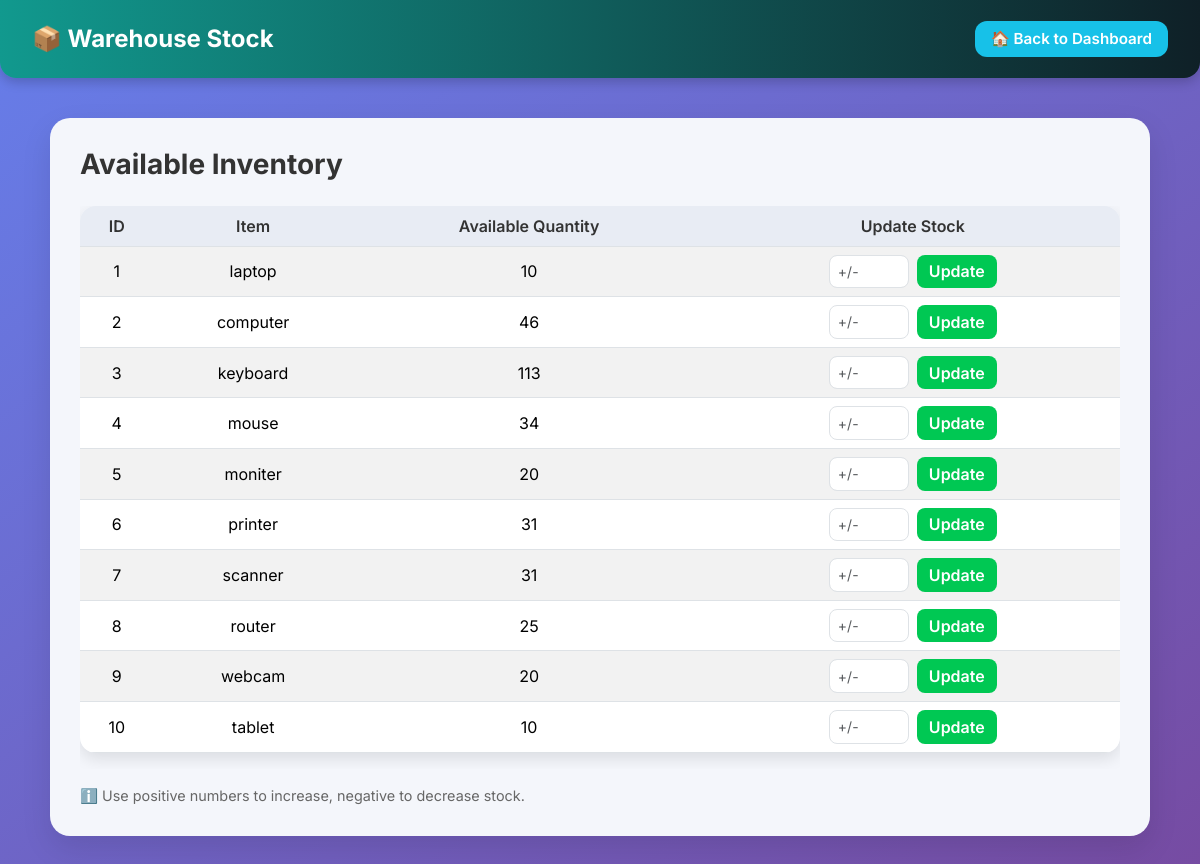
Before: /warehouse_stock with the older database file.
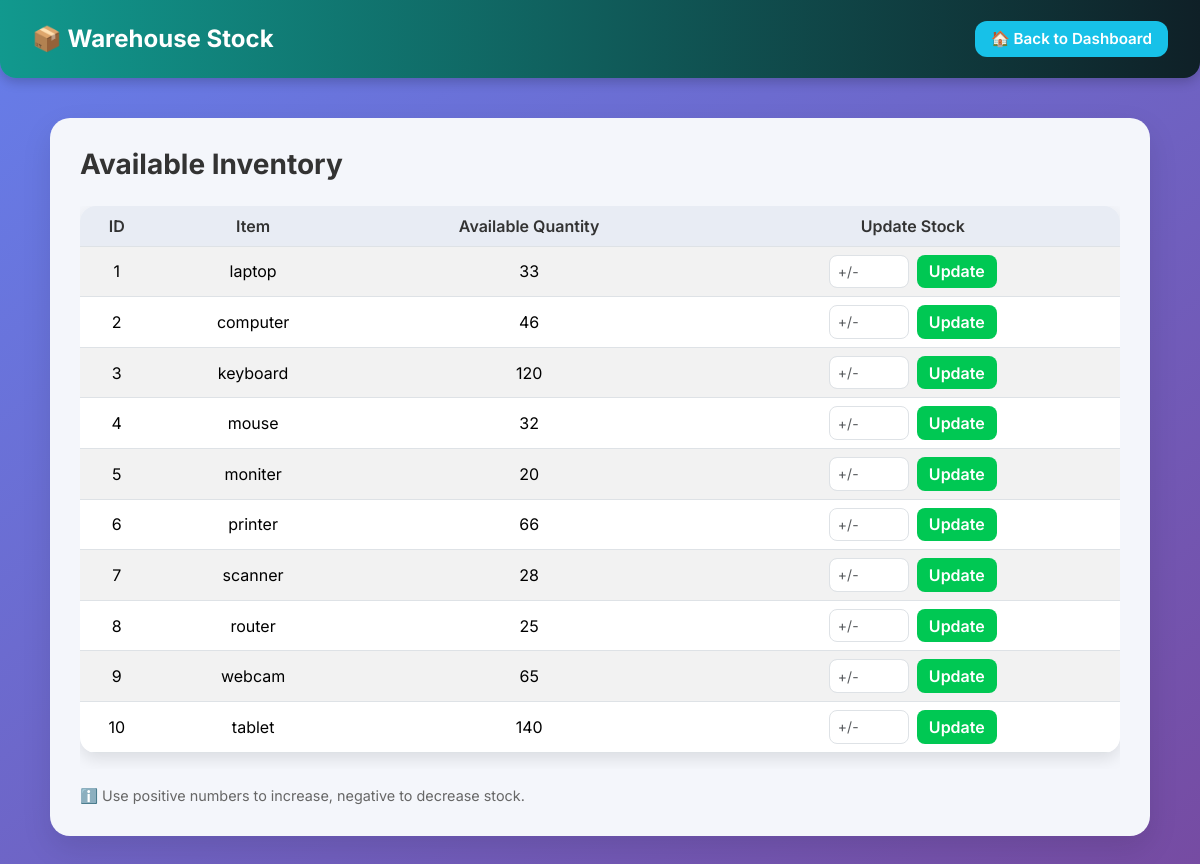
After: the same page with the newer database file.
### tables this page shows
CREATE TABLE warehouse_inventory (
            id INTEGER PRIMARY KEY AUTOINCREMENT,
            item TEXT NOT NULL,
            item_quantity INTEGER NOT NULL
        );

### app.py (the view, shortened to what this page needs)
@app.route('/warehouse_stock', methods=['GET', 'POST'])
def warehouse_stock():
    conn = sqlite3.connect('database/4s.db')
    cursor = conn.cursor()
    cursor.execute("SELECT id, item, item_quantity FROM warehouse_inventory")
    stock_data = cursor.fetchall()
    conn.close()
    return render_template('warehouse_stock.html', stock=stock_data)

### Templates/warehouse_stock.html (shortened to what this page needs)
<!DOCTYPE html>
<html lang="en">
<head>
  <link href="https://cdn.jsdelivr.net/npm/bootstrap@5.3.3/dist/css/bootstrap.min.css" rel="stylesheet">
</head>
<body>
<nav class="navbar">
  <a class="navbar-brand" href="/warehouse_dashboard">📦 Warehouse Stock</a>
  <a href="/warehouse_dashboard" class="btn-back">🏠 Back to Dashboard</a>
</nav>
<div class="content-box">
  <h3>Available Inventory</h3>
  <div class="table-responsive">
    <table class="table table-striped table-hover">
      <thead>
        <tr>
          <th>ID</th>
          <th>Item</th>
          <th>Available Quantity</th>
          <th>Update Stock</th>
        </tr>
      </thead>
      <tbody>
        {% for item in stock %}
        <tr>
          <td>{{ item[0] }}</td>
          <td>{{ item[1] }}</td>
          <td>{{ item[2] }}</td>
          <td>
            <form method="POST" class="update-form">
              <input type="number" name="quantity" class="form-control form-control-sm" placeholder="+/-" required>
              <button type="submit" class="btn btn-update">Update</button>
            </form>
          </td>
        </tr>
        {% else %}
        <tr>
          <td colspan="4" class="text-muted">No inventory records found.</td>
        </tr>
        {% endfor %}
      </tbody>
    </table>
  </div>
  <div class="note">ℹ️ Use positive numbers to increase, negative to decrease stock.</div>
</div>
</body>
</html>

Changed rows visible on the page:
changed warehouse_inventory "laptop": item_quantity "10" → "33"
changed warehouse_inventory "keyboard": item_quantity "113" → "120"
changed warehouse_inventory "mouse": item_quantity "34" → "32"
changed warehouse_inventory "printer": item_quantity "31" → "66"
changed warehouse_inventory "scanner": item_quantity "31" → "28"
changed warehouse_inventory "webcam": item_quantity "20" → "65"
changed warehouse_inventory "tablet": item_quantity "10" → "140"
